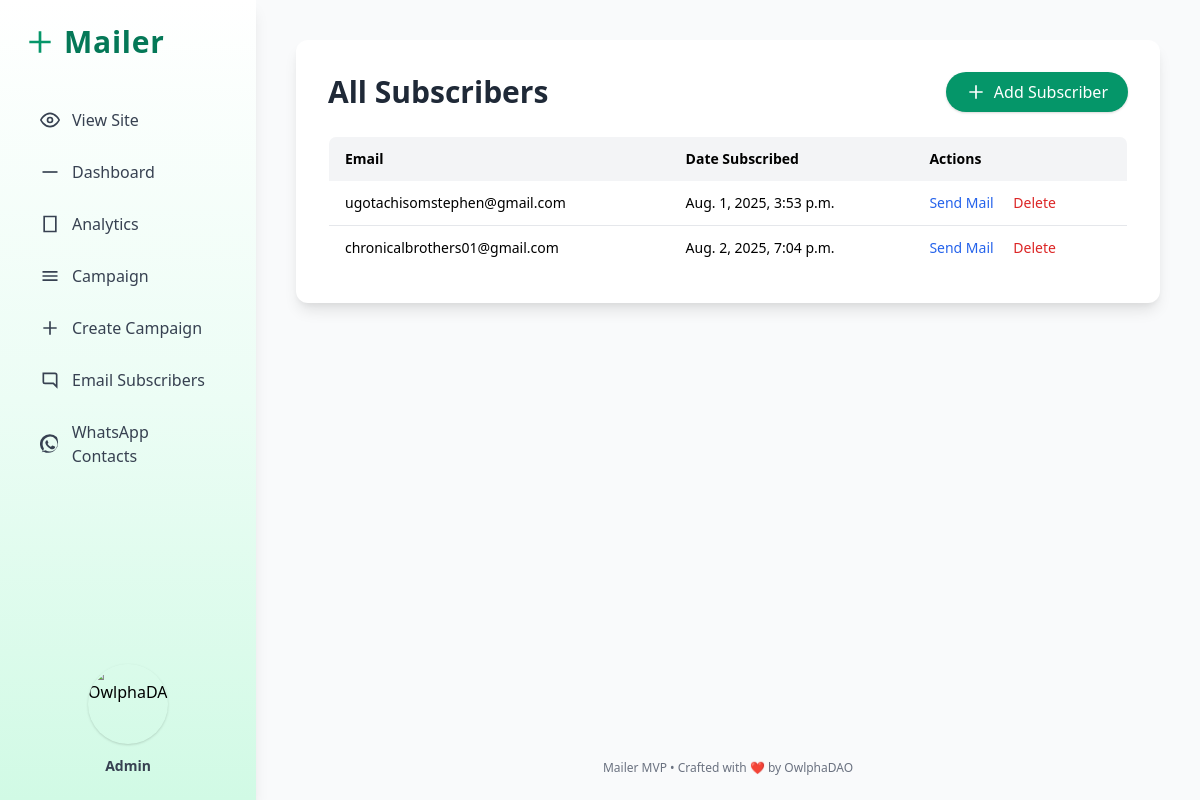
Page /subscribers/ on the earlier database version.
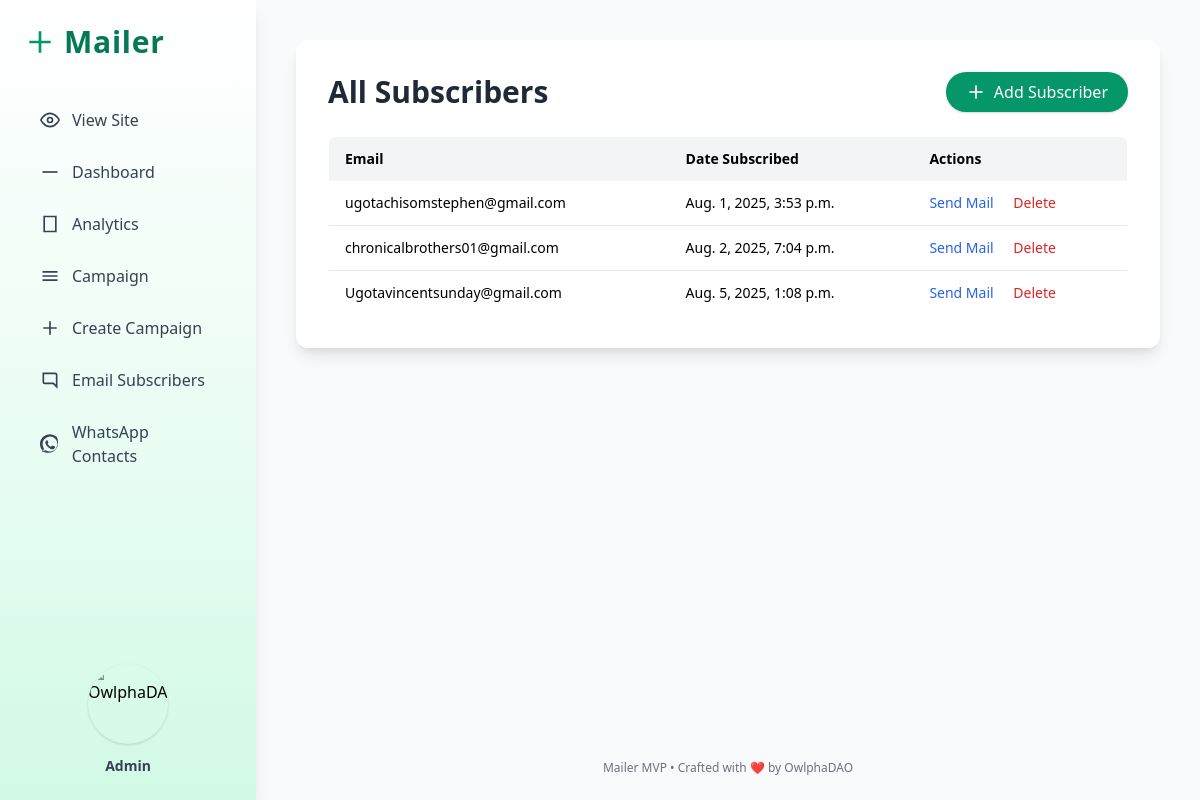
Same page on the later database version.
### MailApp/models.py (models this page shows, shortened)
class Subscriber(models.Model):
    email = models.EmailField(unique=True)
    date_subscribed = models.DateTimeField(auto_now_add=True)

### MailApp/views.py (the view)
# urls.py: path('subscribers/', views.subscriber_list, name='subscriber_list'),
def subscriber_list(request):
    subscribers = Subscriber.objects.all().order_by('date_subscribed')
    context = {
        'subscribers': subscribers,
        'title': 'Subscriber List | Mailer',
    }
    return render(request, 'pages/subscriber_list.html', context)

### MailApp/templates/pages/subscriber_list.html (shortened to what the changed rows need)
{% load static %}
<!DOCTYPE html>
<html lang="en">
    <head>
        <link rel = 'stylesheet' href='https://unpkg.com/boxicons@2.1.4/css/boxicons.min.css'>
        <link rel = 'stylesheet' href='https://cdn.jsdelivr.net/npm/bootstrap-icons@1.11.3/font/bootstrap-icons.min.css'>
        <link href="https://cdn.jsdelivr.net/npm/tailwindcss@2.2.19/dist/tailwind.min.css" rel="stylesheet">
    </head>
    <body class="h-screen flex bg-gray-50">
        <aside class="h-screen w-64 bg-gradient-to-b from-white via-green-50 to-green-100 shadow-lg p-6 flex flex-col fixed left-0 top-0">
            <div class="flex items-center gap-2 mb-10">
                <h1 class="text-3xl font-bold text-green-700 tracking-wide">Mailer</h1>
            </div>
        </aside>
        <main class="flex-1 ml-64 flex flex-col min-h-screen overflow-y-auto">
            <div class="flex-grow flex flex-col justify-start p-10">
                <div class="max-w-5xl w-full mx-auto p-8 bg-white rounded-xl shadow-lg">
                    <div class="flex justify-between items-center mb-6">
                        <h1 class="text-3xl font-bold text-gray-800">All Subscribers</h1>
                    </div>
                    <table class="min-w-full table-auto border border-gray-200 rounded-lg overflow-hidden">
                        <thead>
                            <tr class="bg-gray-100 text-left text-sm">
                                <th class="px-4 py-3 font-semibold">Email</th>
                                <th class="px-4 py-3 font-semibold">Date Subscribed</th>
                                <th class="px-4 py-3 font-semibold">Actions</th>
                            </tr>
                        </thead>
                        <tbody class="bg-white divide-y divide-gray-200 text-sm">
                            {% for subscriber in subscribers %}
                            <tr>
                                <td class="px-4 py-3">{{ subscriber.email }}</td>
                                <td class="px-4 py-3">{{ subscriber.date_subscribed }}</td>
                                <td class="px-4 py-3 space-x-4">
                                    <a href="{% url 'send_message' subscriber.pk %}" class="inline-block text-blue-600 font-medium hover:underline">Send Mail</a>
                                    <a href="{% url 'delete_subscriber' subscriber.pk %}" class="inline-block text-red-600 font-medium hover:underline" onclick="return confirm('Are you sure?');">Delete</a>
                                </td>
                            </tr>
                            {% empty %}
                            <tr>
                                <td colspan="3" class="px-4 py-4 text-center text-gray-500">No subscribers yet.</td>
                            </tr>
                            {% endfor %}
                        </tbody>
                    </table>
                </div>
            </div>
        </main>
    </body>
</html>

Differences in the rows shown:
added Subscriber: email "Ugotavincentsunday@gmail.com", date_subscribed "Aug. 5, 2025, 1:08 p.m."
